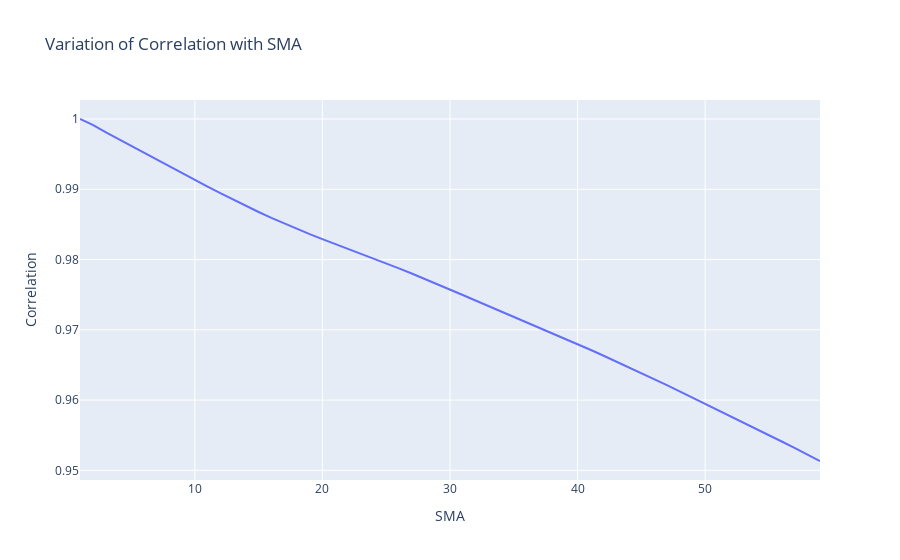

Notebook cell for this chart:
### Code cell
px.line(x=list(corr.keys()), y=list(corr.values()),labels={'x':'SMA', 'y':'Correlation'}, 
        title="Variation of Correlation with SMA")

### Figure 1 — Plotly figure (JSON) as saved in the notebook; plotly's stock layout.template omitted (floating-point values rounded to 4 significant figures)
{"data": [{"hovertemplate": "SMA=%{x}<br>Correlation=%{y}<extra></extra>", "legendgroup": "", "line": {"color": "#636efa", "dash": "solid"}, "mode": "lines", "name": "", "orientation": "v", "showlegend": false, "type": "scatter", "x": [1, 2, 3, 4, 5, 6, 7, 8, 9, 10, 11, 12, 13, 14, 15, 16, 17, 18, 19, 20, 21, 22, 23, 24, 25, 26, 27, 28, 29, 30, 31, 32, 33, 34, 35, 36, 37, 38, 39, 40, 41, 42, 43, 44, 45, 46, 47, 48, 49, 50, 51, 52, 53, 54, 55, 56, 57, 58, 59], "xaxis": "x", "y": [1, 0.9992, 0.9981, 0.9972, 0.9962, 0.9952, 0.9942, 0.9933, 0.9923, 0.9913, 0.9904, 0.9894, 0.9885, 0.9876, 0.9868, 0.9859, 0.9851, 0.9843, 0.9836, 0.9829, 0.9822, 0.9816, 0.9809, 0.9802, 0.9795, 0.9788, 0.978, 0.9773, 0.9765, 0.9757, 0.975, 0.9742, 0.9734, 0.9726, 0.9719, 0.9711, 0.9703, 0.9696, 0.9688, 0.968, 0.9672, 0.9663, 0.9655, 0.9647, 0.9638, 0.963, 0.9621, 0.9612, 0.9604, 0.9595, 0.9586, 0.9577, 0.9568, 0.9559, 0.955, 0.9541, 0.9532, 0.9523, 0.9513], "yaxis": "y"}], "layout": {"legend": {"tracegroupgap": 0}, "title": {"text": "Variation of Correlation with SMA"}, "xaxis": {"anchor": "y", "domain": [0, 1], "title": {"text": "SMA"}}, "yaxis": {"anchor": "x", "domain": [0, 1], "title": {"text": "Correlation"}}}}
